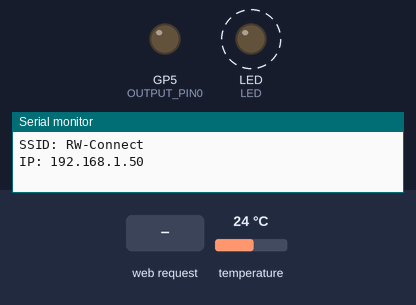
The sketch below on a simulated Raspberry Pi Pico W. Parts: output pins drawn as LEDs (lit = HIGH), the last lines printed to the serial monitor. Dashed ring = blinking. Inputs (shaded band) come from the test bench; at power-on: temperature 24 °C. WiFi joins after 1.5 s; servers stay silent unless stated.

Above: at 7.75 s.
7.8 s: HTTP request GET /get/btn_on received
At 8.05 s:
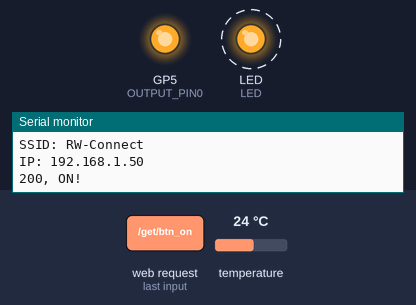
10.8 s: HTTP request GET /get/btn_off received
At 11.06 s:
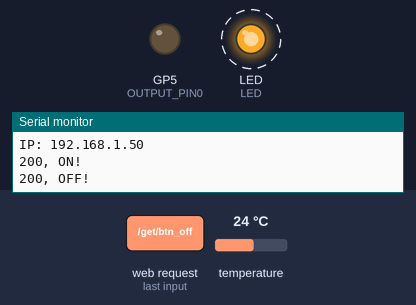
Timing chart, 0 to 22.8 s (numbered marks = the images above; inputs shaded):
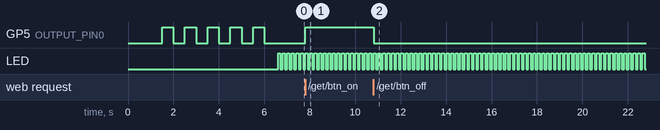

Measured:
- after the input at 7.8 s, GP5 (OUTPUT_PIN0): LOW → HIGH at once
- after the input at 10.8 s, GP5 (OUTPUT_PIN0): HIGH → LOW at once
- by itself, LED: alternates HIGH for 0.10 s and LOW for 0.10 s

The sketch:

Temp.ino
```cpp
//WiFi
/*
#include <Arduino.h>
#include <WiFi.h>
#include <WiFiClient.h>
#include <WebServer.h>

// サーバー設定ポート80で接続
WebServer server(80);
// 入出力ピン番号設定
#define OUTPUT_PIN0 0  //出力ピン
// WiFi SSID パスワード設定（自分の環境に合わせて設定）
const char* ssid     = "poiuytrewq(2)";
const char* password = "poscapod";

*/

//If you use AP
//ここから

#include <WiFi.h>
#include <WiFiClient.h>
#include <WebServer.h>
#include <LEAmDNS.h>

#ifndef STASSID
  #define STASSID "RW-Connect"
#define STAPSK "TORICA-EE"
#endif

const char* ssid = STASSID;
const char* password = STAPSK;

const IPAddress ip(192, 168, 40, 1);
const IPAddress subnet(255, 255, 255, 0);

// サーバー設定ポート80で接続
WebServer server(80);

//ここまで
// 入出力ピン番号設定
#define OUTPUT_PIN0 5  //出力ピン


// 変数宣言
float data;
// htmlデータを文字列に格納 ※R"(ここに書いた文字列は改行を無視して1行の文字列として扱える)"
String html = R"(
<!DOCTYPE html><html lang="jp"><head>
  <meta charset="UTF-8"><meta name="viewport" content="width=device-width, initial-scale=1.0">
  <title>REMOTE-CONTROLLER</title>
  <style>
    body{font-family: sans-serif; background-color: #fff; max-width: 480px; margin: 0 auto; align-items: center;}
    h1 {color:#333; text-align: center; font-size: 28px; margin: 10px auto;}
    div {display: flex; flex-direction: row; justify-content: center;}
    .btn {height: 70px; width: 100px; color: rgb(44, 43, 43); background-color: #dddde9; font-size: 18px; font-weight: bold; border-radius: 7%; margin: 0 10px; -webkit-appearance: none;}
    td {width: 110px; color:#333; text-align: center; font-size: 18px;}
  </style></head><body>
    <h1>REMOTE-CONTROLLER</h1>
    <div>
      <button class="btn" id="btn0" onclick="getBtnOn(0) ">ON</button>
      <button class="btn" id="btn1" onclick="getBtnOn(1) ">OFF</button>
    </div>
    <div style = "margin-top: 20px;">
      <table border = "1">
        <tr><td>本体温度</td><td><p id="output_temp"></p></td></tr>
      </table>
    </div>
    <div style = "margin-top: 20px;">
      <table border = "1">
        <tr><td>Time:</td><td><p id="output_time"></p></td></tr>
      </table>
    </div>
  </body>

  <script type="text/javascript">
  // ON/OFFボタン操作処理
  async function getBtnOn(i) {
    let link;
    switch (i) {
      case 0: link = "/get/btn_on"; break;
      case 1: link = "/get/btn_off"; break;
    }
    try {
      const response = await fetch(link);
      if (response.ok) {
        const text = await response.text();
        console.log(text);
      }
    } catch (error) { console.log(error); }
  }
  // データ取得、output表示更新
  async function updateOutput_temp() {
    const output_temp = document.getElementById("output_temp");
    try {
      const response = await fetch("/get/data_temp");
      if (response.ok) {
        output_temp.textContent = await response.text();
      } else { throw new Error(); }
    } catch (error) { console.log(error); }
  }
  async function updateOutput_Time() {
    const output_time = document.getElementById("output_time");
    try {
      const response = await fetch("/get/data_time");
      if (response.ok) {
        output_time.textContent = await response.text();
      } else { throw new Error(); }
    } catch (error) { console.log(error); }
  }
  setInterval(updateOutput_temp, 1000);
  setInterval(updateOutput_time, 1000);
  </script></html>

)";
// 関数 ------------------------------------------------------------
/********* クライアントにWebページ（HTML）を返す関数 *********/
void handleRoot() {
  server.send(200, "text/html", html); //レスポンス200を返し、htmlデータ送信
  Serial.println("200, Root Access!");
}
/********** クライアントにエラーメッセージを返す関数 **********/
void handleNotFound() { //ファイルが見つかりません
  server.send(404, "text/plain", "File not found!");
  Serial.println("404, File not found!");
}
/********** ブラウザボタンON/OFF、温度データのレスポンスを返す関数 **********/
// ブラウザボタンON
void BtnOn() {
  digitalWrite(25, HIGH);        // 本体LED ON
  digitalWrite(OUTPUT_PIN0, HIGH);        // GPIO0 HIGH
  server.send(200, "text/html", "ON!");   // レスポンス200を返し、ON！を送信
  Serial.println("200, ON!");
}
// ブラウザボタンOFF
void BtnOff() {
  digitalWrite(25, LOW);         // 本体LED OFF
  digitalWrite(OUTPUT_PIN0, LOW);         // GPIO0 LOW
  server.send(200, "text/html", "OFF!");  // レスポンス200を返し、OFF!を送信
  Serial.println("200, OFF!");
}
// ブラウザデータ表示更新
void getTempData() {
  char buf_temp[10];                           // data文字列格納バッファ
  sprintf(buf_temp, "%.1f℃", data);            // dataの値を文字列として格納
  server.send(200, "text/html", buf_temp);     // レスポンス200を返し、dataを文字列で送信
  //Serial.printf("Temp: %.1f'C\n", data);
}
void getTimeData() {
  char buf_time[30];                           // data文字列格納バッファ
  uint64_t now_time = millis();
  sprintf(buf_time, "%d ms", now_time);            // dataの値を文字列として格納
  server.send(200, "text/html", buf_time);     // レスポンス200を返し、dataを文字列で送信
  //Serial.printf("Temp: %.1f'C\n", data);
}
/********************* Webサーバー設定 ********************/
void serverSetting() {
  server.on("/", handleRoot);         // ルートアクセス時の応答関数を設定
  server.onNotFound(handleNotFound);  // 不正アクセス時の応答関数を設定
  server.on("/get/btn_on", BtnOn);    // ボタンON受信処理
  server.on("/get/btn_off", BtnOff);  // ボタンOFF受信処理
  server.on("/get/data_temp", getTempData);    // データ表示更新受信処理
  server.on("/get/data_time", getTimeData);    // データ表示更新受信処理
  server.begin(); // Webサーバー開始
}
// 初期設定 ------------------------------------------------
void setup() {
  // WiFi接続開始
  //if you use AP
  WiFi.mode(WIFI_AP);
  WiFi.softAPConfig(ip, ip, subnet);
  //ここまで
  pinMode(OUTPUT_PIN0, OUTPUT);     // LED GP0を出力端子に設定（LEDのWL_GPIO0とは別物）
  WiFi.begin(ssid, password);
  while (WiFi.status() != WL_CONNECTED) { //接続完了してなければ
    delay(500);
    Serial.print(".");
  }
  for(int i=0;i<5;i++){
    digitalWrite(OUTPUT_PIN0,HIGH);
    delay(500);
    digitalWrite(OUTPUT_PIN0,LOW);
    delay(500);
  }
  pinMode(32, OUTPUT);     // 本体LEDは「25」で指定（ピン番号だと32で指定）
  digitalWrite(32, HIGH);  // 本体LED ON

  Serial.print("\nSSID: ");       // SSID表示
  Serial.println(WiFi.SSID());
  Serial.print("IP: ");           // IPアドレス表示
  Serial.println(WiFi.localIP());
  // サーバー設定
  serverSetting();
  // 出力端子設定

}
// メイン --------------------------------------------------
void loop() {
  static int led = 0;
  server.handleClient();    //クライアントからのアクセス処理
  data = analogReadTemp();  // 本体温度データ取得
  digitalWrite(32,led);
  led = !led;
  delay(100);
}
```
